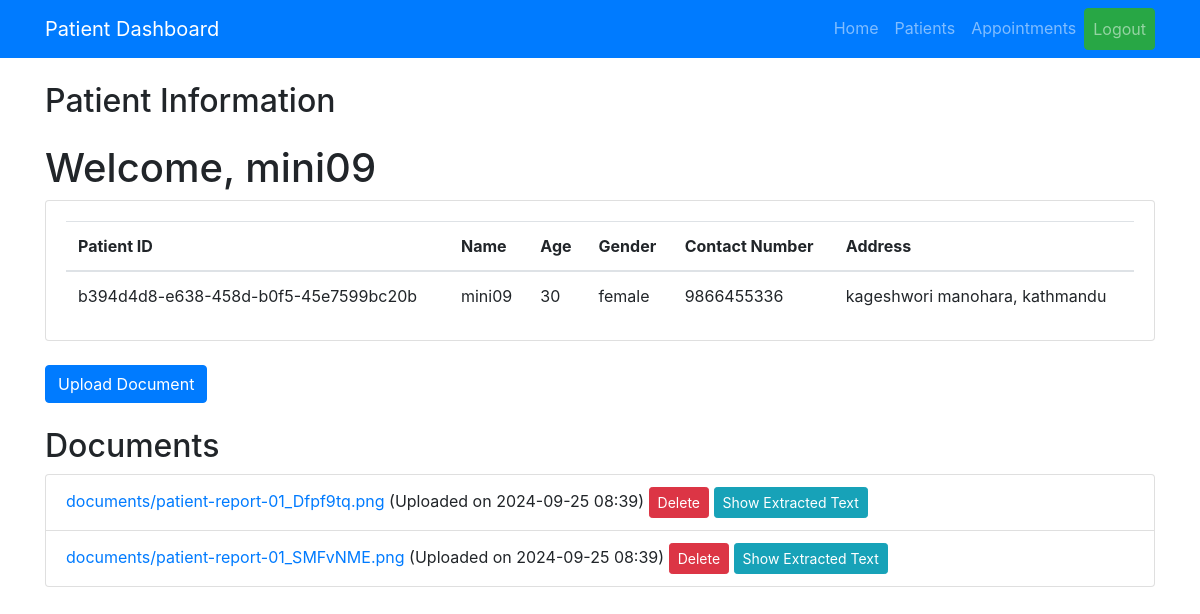
/dashboard/ (signed in), run on an earlier commit of the app's database.
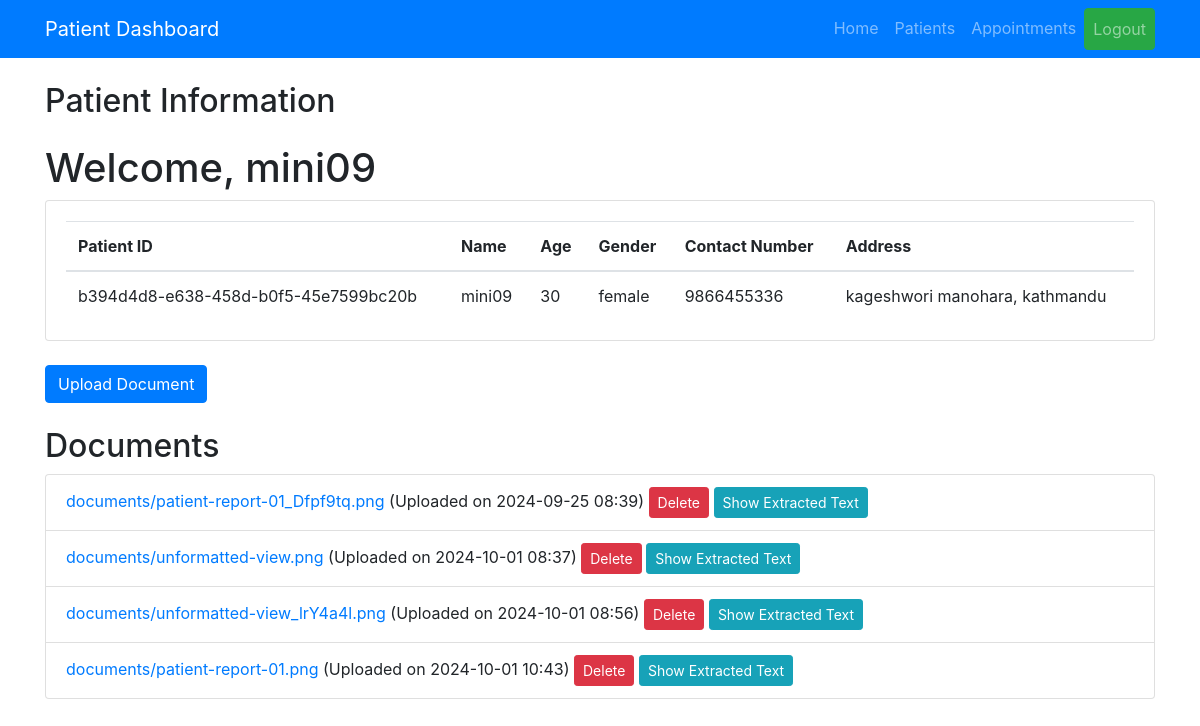
And on a later commit of the database.
### patientapp/models.py (models this page shows, shortened)
class UploadedDocument(models.Model):
    patient = models.ForeignKey(Patient, on_delete=models.CASCADE)  # Link to Patient model
    document = models.FileField(upload_to='documents/')  # Stores file path
    uploaded_at = models.DateTimeField(auto_now_add=True)  # Auto-save upload timestamp
    extracted_text = models.TextField(blank=True, null=True)  # To store OCR results
    report_date = models.DateField(blank=True, null=True)  # Optional field for report date

### patientapp/views.py (the view)
# urls.py: path('dashboard/', views.patient_dashboard, name='patient_dashboard'),
@login_required
def patient_dashboard(request):
    try:
        patient = Patient.objects.get(user=request.user)
        documents = UploadedDocument.objects.filter(patient=patient)# Fetch the patient instance
        return render(request, 'patientapp/patient_dashboard.html', {'patient': patient, 'documents': documents})
    except Patient.DoesNotExist:
        return render(request, 'patientapp/landing_page.html', {'message': 'No data available.'})

### patientapp/templates/patientapp/patient_dashboard.html (shortened to what this page needs)
 {% load static %}
<!DOCTYPE html>
<html lang="en">
<head>
    <link rel="stylesheet" href="https://stackpath.bootstrapcdn.com/bootstrap/4.5.2/css/bootstrap.min.css">
</head>
<body>
    <nav class="navbar navbar-expand-lg navbar-dark bg-primary">
        <div class="container">
            <a class="navbar-brand" href="#">Patient Dashboard</a>
            <div class="collapse navbar-collapse" id="navbarNav">
                <ul class="navbar-nav ml-auto">
                    <li class="nav-item"><a class="nav-link" href="#">Home</a></li>
                    <li class="nav-item"><a class="nav-link" href="#">Patients</a></li>
                    <li class="nav-item"><a class="nav-link" href="#">Appointments</a></li>
                    <li class="nav-item">
                        <form action="{% url 'logout' %}" method="post" style="display: inline;">
                            <button type="submit" class="btn btn-success nav-link">Logout</button>
                        </form>
                    </li>
                </ul>
            </div>
        </div>
    </nav>
    <div class="container mt-4">
        <h2 class="mb-4">Patient Information</h2>
        <h1>Welcome, {{ patient.user.username }}</h1>
        <div class="row">
            <div class="col-xl-12">
                <div class="card">
                    <div class="card-body">
                        <div class="table-responsive">
                            <table class="table table-hover table-centered mb-0">
                                <thead>
                                    <tr>
                                        <th scope="col">Patient ID</th>
                                        <th scope="col">Name</th>
                                        <th scope="col">Age</th>
                                        <th scope="col">Gender</th>
                                        <th scope="col">Contact Number</th>
                                        <th scope="col">Address</th>
                                    </tr>
                                </thead>
                                <tbody>
                                    {% if patient %}
                                    <tr>
                                        <td>{{ patient.patient_id }}</td>
                                        <td>{{ patient.user.username }}</td>
                                        <td>{{ patient.age }}</td>
                                        <td>{{ patient.gender }}</td>
                                        <td>{{ patient.contact_number }}</td>
                                        <td>{{ patient.address }}</td>
                                    </tr>
                                    {% else %}
                                    <tr><td colspan="6" class="text-center">No patient information available.</td></tr>
                                    {% endif %}
                                </tbody>
                            </table>
                        </div>
                    </div>
                </div>
            </div>
        </div>
        <div class="mt-4">
            <a href="{% url 'upload_document' patient.patient_id %}" class="btn btn-primary">Upload Document</a>
        </div>
        <h2 class="mt-4">Documents</h2>
        {% if documents %}
            <ul class="list-group">
                {% for document in documents %}
                    <li class="list-group-item">
                        <a href="{{ document.document.url }}" target="_blank">{{ document.document.name }}</a>
                        (Uploaded on {{ document.uploaded_at|date:"Y-m-d H:i" }})
                    <form action="{% url 'delete_document' document.id %}" method="post" style="display:inline;">
                        <button type="submit" class="btn btn-danger btn-sm">Delete</button>
                    </form>
                     <a href="{% url 'view_extracted_text' document.id %}" class="btn btn-info btn-sm">Show Extracted Text</a>
                </li>
            {% endfor %}
        </ul>
    {% else %}
        <p>No documents uploaded yet.</p>
    {% endif %}
</div>
</body>
</html>

What changed in the data, as far as the page shows it:
removed UploadedDocument: document.name "documents/patient-report-01_SMFvNME.png", uploaded_at "2024-09-25 08:39"
added UploadedDocument: document.name "documents/unformatted-view.png", uploaded_at "2024-10-01 08:37"
added UploadedDocument: document.name "documents/unformatted-view_lrY4a4l.png", uploaded_at "2024-10-01 08:56"
added UploadedDocument: document.name "documents/patient-report-01.png", uploaded_at "2024-10-01 10:43"
